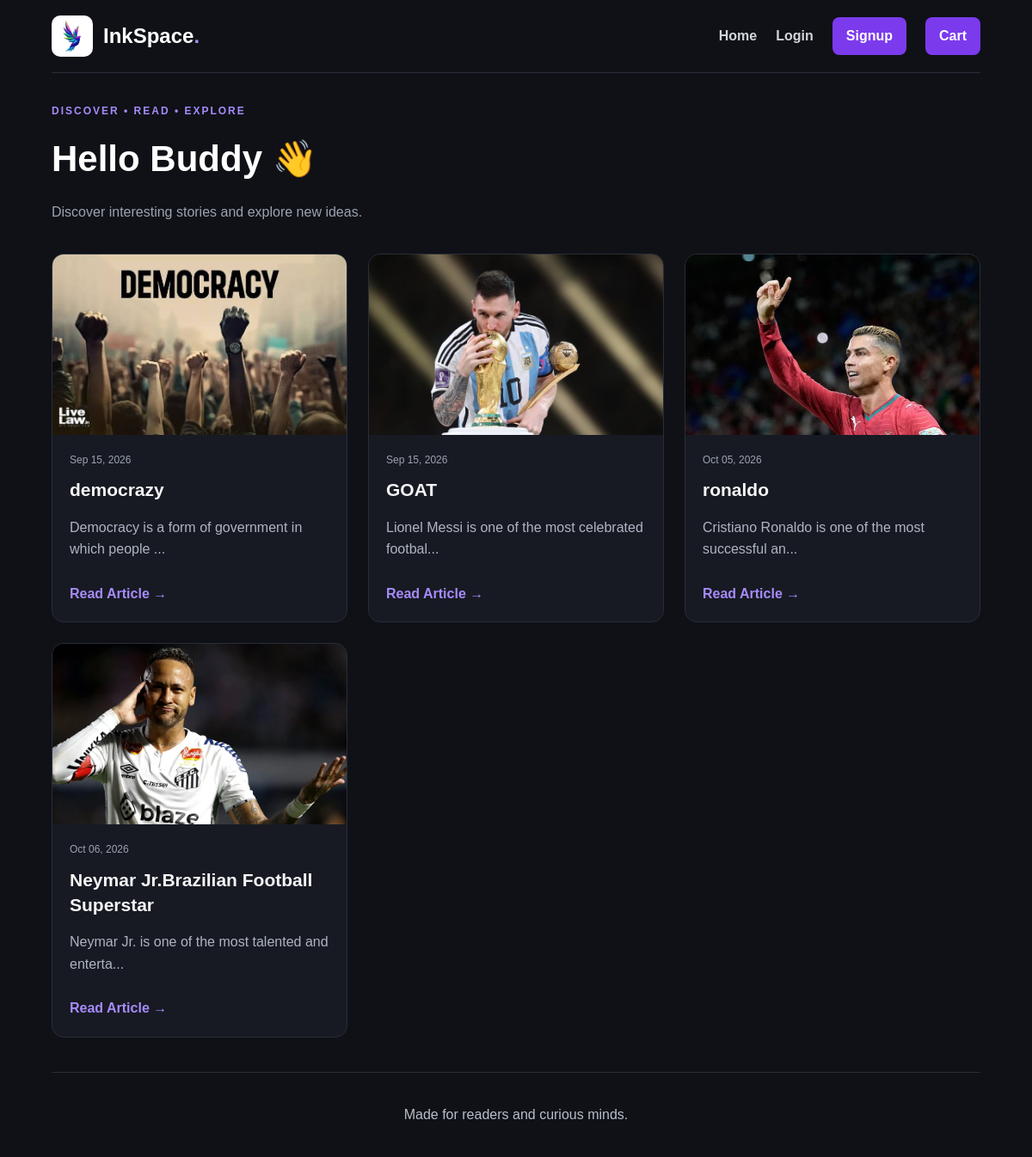
The app's page /articles/ with its own data.
### articles/models.py (models this page shows, shortened)
class article(models.Model):
    title=models.CharField(max_length=100)
    slug=models.SlugField()
    body=models.TextField()
    date=models.DateTimeField(auto_now_add=True)
    thumb=models.ImageField(upload_to='images/',null=True,blank=True)
    author=models.ForeignKey(User,on_delete=models.CASCADE,null=True,blank=True)
    price = models.DecimalField(max_digits=10, decimal_places=2, default=0)
    def snippet(self):
        return self.body[:50]+'...'

### articles/views.py (the view)
# urls.py: path('',views.content,name="list"),
def content(request):
    articles = article.objects.all().order_by('date')
    return render(request, 'content.html', {
        'articles': articles
    })

### articles/templates/content.html
{% extends 'baselayout.html' %}
{% block content %}
<div class="articles-heading">
    <p class="articles-label">DISCOVER • READ • EXPLORE</p>
    <h1>Hello Buddy 👋</h1>
    <p class="articles-subtitle">
        Discover interesting stories and explore new ideas.
    </p>
</div>
<div class="articles">
    {% for article in articles %}
        <div class="article">
            {% if article.thumb %}
                <a href="{% url 'articles:details' slug=article.slug %}">
                    <img
                        class="article-image"
                        src="{{ article.thumb.url }}"
                        alt="{{ article.title }}"
                    >
                </a>
            {% endif %}
            <div class="article-content">
                <p class="article-date">
                    {{ article.date|date:"M d, Y" }}
                </p>
                <h2>
                    <a href="{% url 'articles:details' slug=article.slug %}">
                        {{ article.title }}
                    </a>
                </h2>
                <p class="article-snippet">
                    {{ article.snippet }}
                </p>
                <a
                    href="{% url 'articles:details' slug=article.slug %}"
                    class="read-more"
                >
                    Read Article →
                </a>
            </div>
        </div>
    {% empty %}
        <div class="no-articles">
            <h2>No articles yet</h2>
            <p>Come back soon to discover new stories.</p>
        </div>
    {% endfor %}
</div>
{% endblock %}

### templates/baselayout.html (shortened to what this page needs)
{% load static %}
<!DOCTYPE html>
<html lang="en">
<head>
    <link rel="stylesheet" href="{% static 'css/styles.css' %}">
</head>
<body>
    <div class="wrapper">
        <header class="navbar">
            <a href="{% url 'home' %}" class="brand">
                <img
                    class="logo"
                    src="{% static 'images/images logo.jpeg' %}"
                    alt="Articles logo"
                >
                <span>InkSpace<span class="brand-dot">.</span></span>
            </a>
            <nav>
                <ul class="nav-links">
                    <li>
                        <a href="{% url 'home' %}">Home</a>
                    </li>
                    {% if user.is_authenticated %}
                        <li>
                            <a href="{% url 'articles:create' %}">
                                New Article
                            </a>
                        </li>
                        <li>
                            <form class="logout-link"
                                  action="{% url 'accounts:logout' %}"
                                  method="post">
                                {% csrf_token %}
                                <button type="submit" class="nav-button">
                                    Logout
                                </button>
                            </form>
                        </li>
                    {% else %}
                        <li>
                            <a href="{% url 'accounts:login' %}">Login</a>
                        </li>
                        <li>
                            <a href="{% url 'accounts:signup' %}"
                               class="signup-button">
                                Signup
                            </a>
                        </li>
                    {% endif %}
                    <li>
                        <a href="{% url 'articles:cart' %}"
                           class="cart-button">
                            Cart
                        </a>
                    </li>
                </ul>
            </nav>
        </header>
        <main class="main-content">
            {% block content %}
            {% endblock %}
        </main>
        <footer class="footer">
            <p>Made for readers and curious minds.</p>
        </footer>
    </div>
</body>
</html>

### assets/css/styles.css (style rules this page uses)
body { margin: 0; padding: 0; background-color: #0f1117; color: #f5f5f5; font-family: Arial, sans-serif; line-height: 1.6; }
h1 { color: #ffffff; font-size: 42px; margin-bottom: 20px; }
h2 { color: #e5e7eb; font-size: 28px; }
p { color: #b8bec9; }
a { color: #a78bfa; text-decoration: none; }
.logo { width: 60px; height: auto; object-fit: contain; }
.wrapper { width: 90%; max-width: 1200px; margin: 0 auto; min-height: 100vh; }
.navbar { display: flex; align-items: center; justify-content: space-between; gap: 20px; padding: 18px 0; border-bottom: 1px solid #292d38; margin-bottom: 30px; }
.brand { display: flex; align-items: center; gap: 12px; color: #ffffff; font-size: 24px; font-weight: bold; }
.brand .logo { width: 48px; height: 48px; object-fit: contain; border-radius: 10px; }
.brand-dot { color: #a78bfa; }
.nav-links { display: flex; align-items: center; gap: 22px; list-style: none; margin: 0; padding: 0; }
.nav-links a { color: #d1d5db; font-weight: 600; transition: color 0.2s ease; }
.nav-links .signup-button, .nav-links .cart-button { display: inline-block; padding: 9px 16px; border-radius: 8px; background-color: #7c3aed; color: #ffffff; }
.main-content { min-height: 60vh; padding-bottom: 40px; }
.footer { border-top: 1px solid #292d38; padding: 20px 0; text-align: center; color: #9ca3af; }
.articles-heading { margin: 35px 0; }
.articles-label { color: #a78bfa; font-size: 12px; font-weight: bold; letter-spacing: 2px; }
.articles-heading h1 { margin: 10px 0; }
.articles-subtitle { color: #9ca3af; font-size: 16px; }
.articles { display: grid; grid-template-columns: repeat(3, minmax(0, 1fr)); gap: 24px; }
.article { min-width: 0; overflow: hidden; background-color: #171a23; border: 1px solid #292d38; border-radius: 14px; transition: transform 0.25s ease, border-color 0.25s ease; }
.article-image { display: block; width: 100%; height: 210px; object-fit: cover; background-color: #222633; }
.article-content { padding: 20px; }
.article-date { color: #9ca3af; font-size: 12px; margin: 0 0 10px; }
.article-content h2 { font-size: 21px; line-height: 1.4; margin: 0 0 12px; }
.article-content h2 a { color: #f5f5f5; }
.article-snippet { color: #aeb5c2; overflow-wrap: anywhere; }
.read-more { display: inline-block; margin-top: 10px; color: #a78bfa; font-weight: bold; }

### records on screen
article: thumb (picture), date "Sep 15, 2026", title "democrazy", snippet "Democracy is a form of government in which people ..."
article: thumb (picture), date "Sep 15, 2026", title "GOAT", snippet "Lionel Messi is one of the most celebrated footbal..."
article: thumb (picture), date "Oct 05, 2026", title "ronaldo", snippet "Cristiano Ronaldo is one of the most successful an..."
article: thumb (picture), date "Oct 06, 2026", title "Neymar Jr.Brazilian Football Superstar", snippet "Neymar Jr. is one of the most talented and enterta..."
